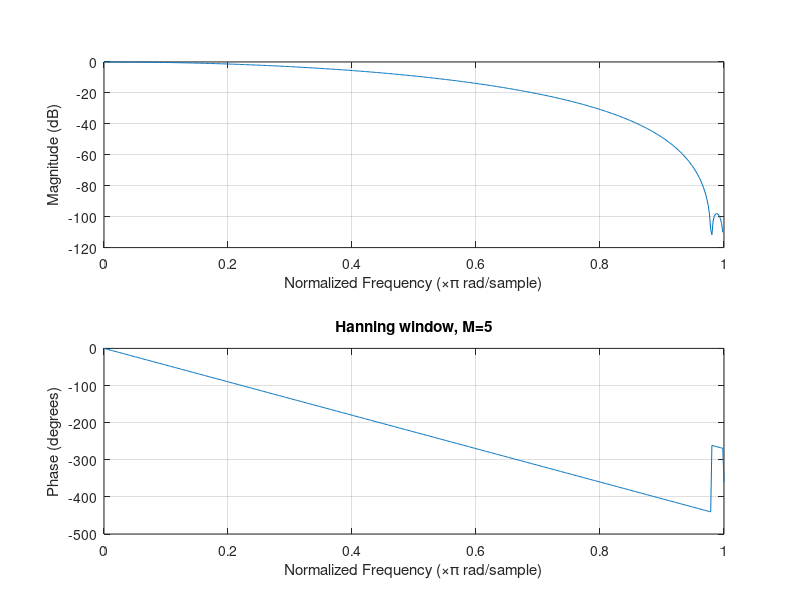
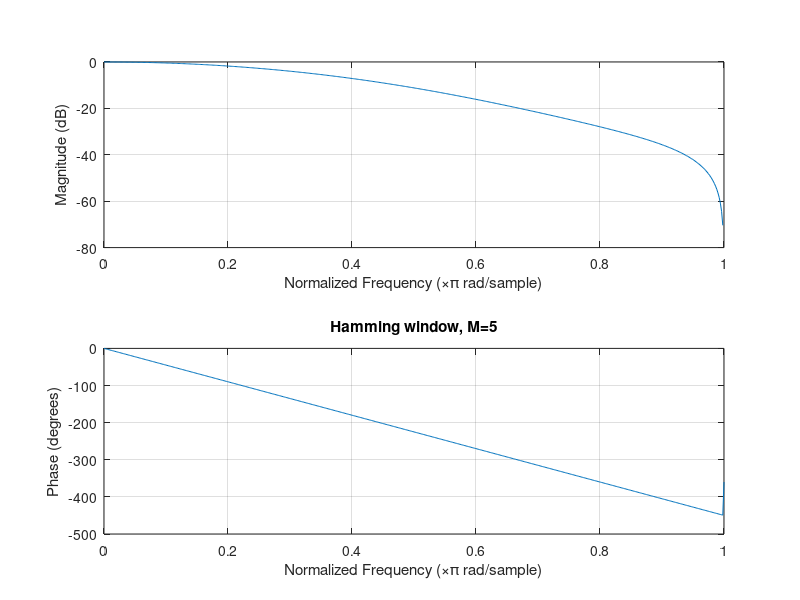
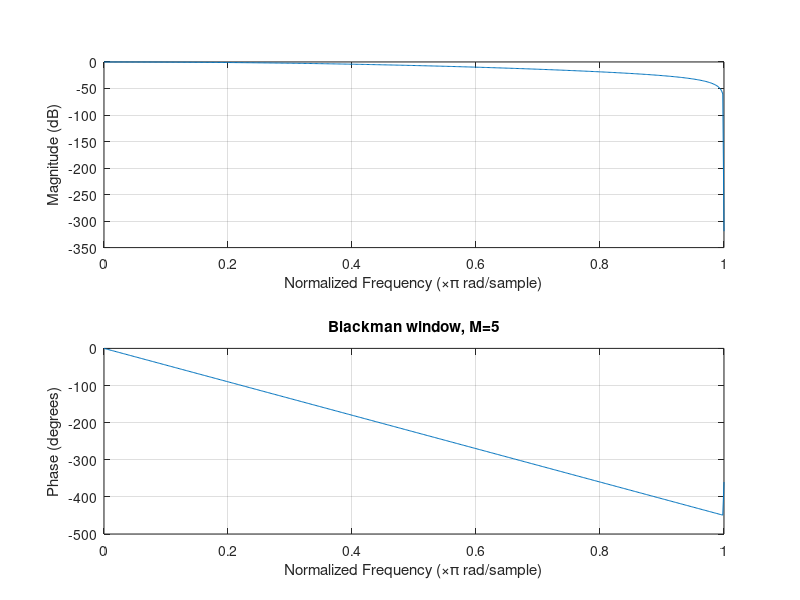
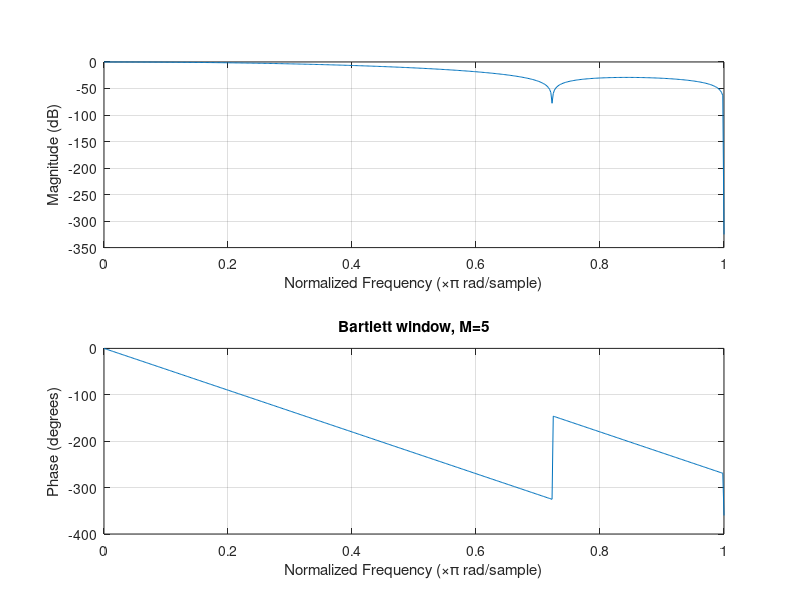

Recreate these plots in MATLAB, in order.
%Design the above filter using Hanning window, Hamming window, Blackmann window, 
%and Bartlett window. Plot the impulse response, amplitude response and zero locations of 
%the designed filter and compare their performance



% lowpass design using window functions clear;close all;
w_p=0.2*pi;
M = input('Enter order of filter:');
h_hann=fir1 (M,w_p/pi,hann(M+1));
h_hamm=fir1 (M,w_p/pi,hamming(M+1));
h_blackman=fir1 (M,w_p/pi,blackman(M+1));
h_bartlett=fir1 (M,w_p/pi,bartlett(M+1));
freqz(h_hann, 1,512);title(['Hanning window, M=' ,int2str(M)]);
figure;
freqz(h_hamm,1,512);title(['Hamming window, M=' ,int2str(M)]);
figure;
freqz(h_blackman,1,512);title(['Blackman window, M=',int2str(M)]);
figure;
freqz(h_bartlett,1 ,512);title(['Bartlett window, M=' ,int2str(M)]);
figure;
n=0:M;
subplot(2,2,1 ),stem(n,h_hann);
title(['Hanning window, M=',int2str(M)]);
subplot(2,2,2),stem(n,h_hamm);
title(['Hamming window, M=' ,int2str(M)]); 
subplot(2,2,3),stem(n,h_blackman);
title(['Blackman window, M=' ,int2str(M)]);
subplot(2,2,4) ,stem(n ,h_bartlett);
title(['Bartlett window, M=' ,int2str(M)]);
figure;
subplot(2,2,1 ),zplane(h_hann,1 );
title(['Hanning window, M=' ,int2str(M)]);
subplot(2,2,2),zplane(h_hamm,1 );
title(['Hamming window, M=' ,int2str(M)]); 
subplot(2,2,3),zplane(h_blackman,1 );
title(['Blackman window, M=' ,int2str(M)]);
subplot(2,2,4 ),zplane(h_bartlett,1 );
title(['Bartlett window, M=' ,int2str(M)]);